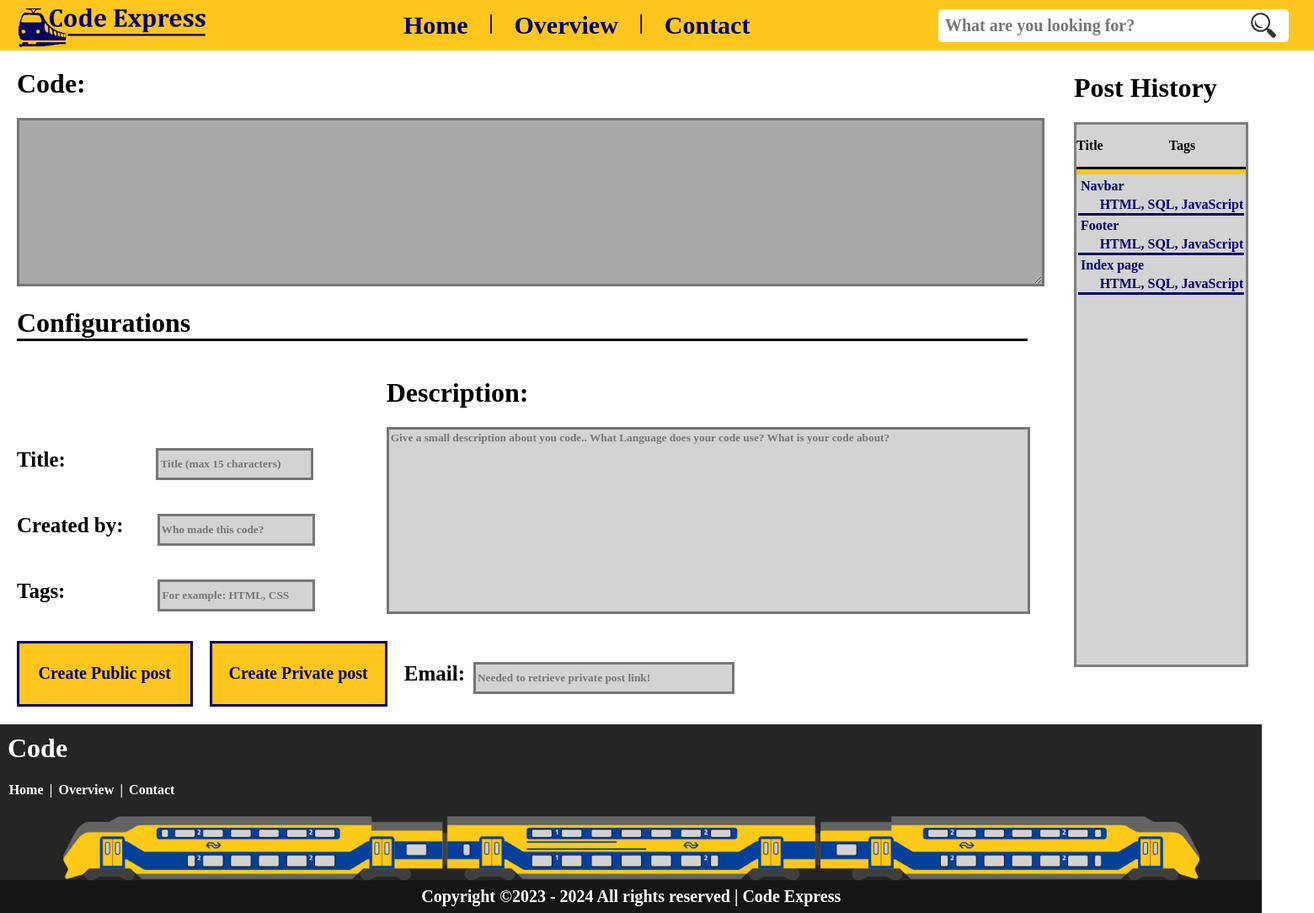
/page/index.php, run on the app's committed database.
### tables this page shows
CREATE TABLE `configuration` (
  `id` int(11) NOT NULL,
  `code` longtext NOT NULL,
  `title` varchar(255) NOT NULL,
  `date` date DEFAULT NULL,
  `description` text DEFAULT NULL,
  `creator` varchar(255) DEFAULT NULL,
  `email` varchar(255) DEFAULT NULL,
  `tags` varchar(255) DEFAULT NULL
);

### page/index.php (the view, shortened to what this page needs)
<?php
require_once "../include/insert-post.php";
?>
<!DOCTYPE html>
<html>
<head>
    <link rel="stylesheet" href="https://codemirror.net/theme/dracula.css">
    <link rel="stylesheet" href="https://cdnjs.cloudflare.com/ajax/libs/codemirror/5.62.0/codemirror.min.css" />
    <link rel="stylesheet" href="https://cdnjs.cloudflare.com/ajax/libs/codemirror/5.62.0/theme/darcula.min.css" />
</head>
<body>
    <div class="item">
        <?php include "../include/navbar.php" ?>
    </div>
    <div class="grid-container">
        <div class="item1">
            <form method="post" action="../page/index.php">
                <h1 class="config-code">Code:</h1>
                <textarea cols="80" rows="10" id="code" type="text" name="code" mode="text/html"></textarea>
                <h1 class="config">Configurations</h1>
        </div>
        <div class="item2">
            <div class="configurations">
                <p class="config-title">Title:</p>
                <input type="text" id="title" name="title" placeholder="Title (max 15 characters)" maxlength="15" required>
            </div>
            <div class="configurations">
                <p class="config-created">Created by:</p>
                <input type="text" id="created" name="creator" placeholder="Who made this code?" required>
            </div>
            <div class="configurations">
                <p class="config-tags">Tags:</p>
                <input type="tags" id="tags" name="tags" placeholder="For example: HTML, CSS" required>
            </div>
        </div>
        <div class="item3-text">
            <h1 class="config-desc">Description:</h1>
        </div>
        <div class="item3">
            <textarea cols="80" rows="10" id="desc" type="text" name="description" placeholder="Give a small description about you code.. What Language does your code use? What is your code about?"></textarea>
        </div>
        <div class="item4">
            <div class="right-container">
                <h1>Post History</h1>
                <div class="right-container-content">
                    <div class="line">
                        <div class="flex-direction-row-height">
                            <p class="his-margin-righter">Title</p>
                            <p>Tags</p>
                        </div>
                    </div>
                    <div class="table-container">
                        <table>
                            <?php
                            $sql = "SELECT * FROM configuration";
                            $result = $pdo->query($sql);
                            if ($result->rowCount() > 0) {
                                while ($row = $result->fetch()) {
                                    echo "<tr class='his-line'>";
                                    echo "<div id='his-overview-item'>";
                                    echo "<td id='his-line'><a class='margin-right' href='../page/code.php?id=" . $row['id'] . "'>" . $row["title"] . "</a></td>";
                                    echo "<td id='his-end'>" . $row["tags"] . "</td> ";
                                    echo "</div>";
                                }
                            } else {
                                echo "<tr><td colspan='2'>No results found</td></tr>";
                            }
                            ?>
                        </table>
                    </div>
                </div>
            </div>
        </div>
        <div class="item5">
            <input type="submit" id="submit-public" name="submit-public" href="code.php" value="Create Public post">
                <div class="private-post-form">
            <input type="submit" id="submit-private" name="submit-private" value="Create Private post">
            <div class="configurations">
                <p class="config-email">Email:</p>
                <input type="email" id="email" name="email" placeholder="Needed to retrieve private post link!">
            </div>
        </div>
        </div>
        <div class="item7">
            <?php include "../include/footer.php" ?>
        </div>
</body>
</html>

### data on the page
configuration: title "Navbar", tags "HTML, SQL, JavaScript"
configuration: title "Footer", tags "HTML, SQL, JavaScript"
configuration: title "Index page", tags "HTML, SQL, JavaScript"
